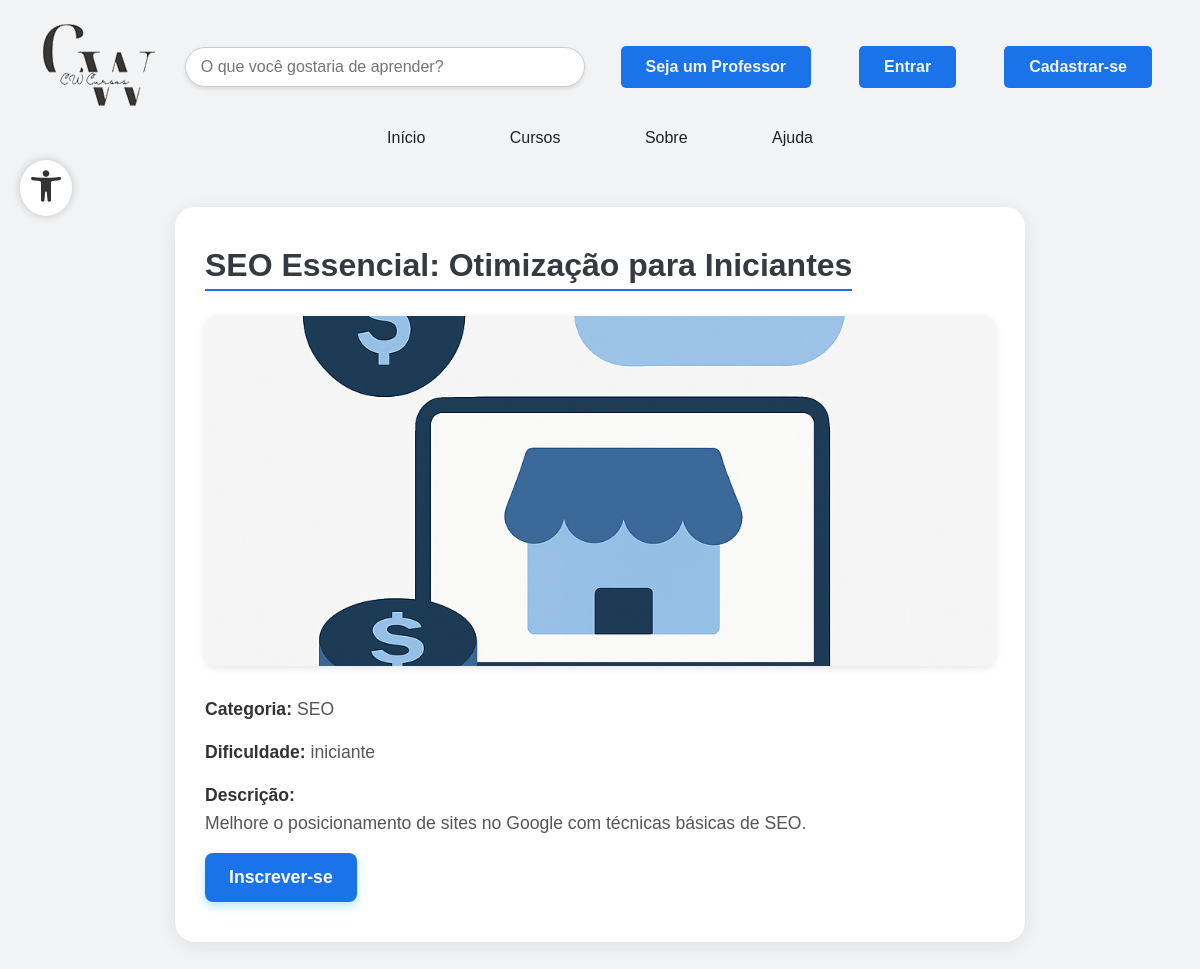
The page /TelaInicial/detalhes_curso.php?curso_id=6 on the database its author committed.
### tables this page shows
CREATE TABLE IF NOT EXISTS `cursos` (
  `id` int NOT NULL AUTO_INCREMENT,
  `nome` varchar(255) NOT NULL,
  `categoria` enum('Marketing de Afiliados','Marketing de Conteúdo','E-mail Marketing','Social Media','Análise de Marketing','SEO','Tráfego Pago') NOT NULL,
  `descricao` text NOT NULL,
  `imagem` varchar(255) DEFAULT NULL,
  `dificuldade` enum('iniciante','intermediario','avancado') NOT NULL,
  `criado_por_id` int NOT NULL,
  `tipo_criador` enum('administrador','professor') NOT NULL,
  `data_criacao` datetime DEFAULT CURRENT_TIMESTAMP,
  PRIMARY KEY (`id`)
);

### TelaInicial/detalhes_curso.php (the view, shortened to what this page needs)
<?php
require_once '../funcoes/conexao.php';
$cursoId = $_GET['curso_id'] ?? null;
$stmt = $conexao->prepare("SELECT * FROM cursos WHERE id = ?");
$stmt->bind_param("i", $cursoId);
$stmt->execute();
$result = $stmt->get_result();
$curso = $result->fetch_assoc();
?>
<!DOCTYPE html>
<html lang="pt-BR">
<head>
    <link rel="stylesheet" href="css/detalhes.css">
    <link rel="stylesheet" href="partials/style.css">
</head>
<body>
    <div class="header-main">
        <?php include 'partials/header.php'; ?>
    </div>
    <main class="curso-detalhes">
        <div class="container">
            <h2><?= htmlspecialchars($curso['nome']) ?></h2>
            <?php if (!empty($curso['imagem'])): ?>
                <img src="../<?= htmlspecialchars($curso['imagem']) ?>" alt="Imagem do curso" class="img-curso">
            <?php endif; ?>
            <p><strong>Categoria:</strong> <?= htmlspecialchars($curso['categoria']) ?></p>
            <p><strong>Dificuldade:</strong> <?= htmlspecialchars($curso['dificuldade']) ?></p>
            <p><strong>Descrição:</strong><br><?= nl2br(htmlspecialchars($curso['descricao'])) ?></p>
            <form action="funcoes/inscrever_curso.php" method="POST">
                <button type="submit" class="btn-assinar">Inscrever-se</button>
            </form>
        </div>
    </main>
</body>
</html>

### TelaInicial/css/detalhes.css (style rules this page uses)
:root { --azul: #1A73E8; --cinza-claro: #F1F3F4; --cinza-escuro: #202124; --amarelo: #FFB400; }
.curso-detalhes .container { max-width: 850px; margin: 60px auto; background-color: #ffffff; padding: 40px 30px; border-radius: 20px; box-shadow: 0 4px 20px rgba(0, 0, 0, 0.08); transition: transform 0.3s ease; }
.curso-detalhes h2 { font-size: 2rem; margin-bottom: 25px; color: #343a40; border-bottom: 2px solid var(--azul); display: inline-block; padding-bottom: 5px; }
.img-curso { width: 100%; max-height: 350px; object-fit: cover; margin-bottom: 25px; border-radius: 12px; box-shadow: 0 2px 8px rgba(0, 0, 0, 0.1); }
.curso-detalhes p { font-size: 1.1rem; line-height: 1.6; margin-bottom: 15px; color: #555; }
.curso-detalhes p strong { color: #333; }
.btn-assinar { background-color: var(--azul); color: #fff; padding: 14px 24px; font-size: 1.1rem; font-weight: bold; border: none; border-radius: 8px; cursor: pointer; transition: 0.3s ease; box-shadow: 0 4px 10px rgba(0, 174, 255, 0.3); }

### TelaInicial/partials/style.css (style rules this page uses)
* { margin: 0; padding: 0; box-sizing: border-box; }
:root { --azul: #1A73E8; --cinza-claro: #F1F3F4; --cinza-escuro: #202124; --amarelo: #FFB400; }
html, body { height: 100%; margin: 0; display: flex; flex-direction: column; }
body { font-family: Arial, sans-serif; color: var(--cinza-escuro); background-color: var(--cinza-claro); }
p, h1, h2, h3 { color: var(--cinza-escuro); }
.container { width: 100%; padding: 0px; margin-bottom: 5rem; }
.header-main { padding: 0 2rem; }
main { padding: 0 2rem; flex: 1; }

### rows shown on the page
cursos: nome "SEO Essencial: Otimização para Iniciantes", imagem (placeholder picture), categoria "SEO", dificuldade "iniciante", descricao "Melhore o posicionamento de sites no Google com técnicas básicas de SEO."
